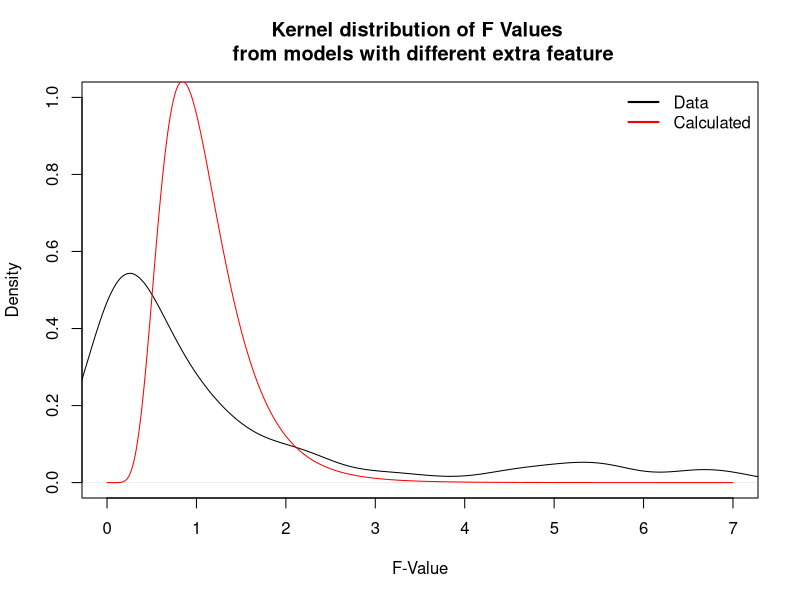

This figure's R source:
#
# F Distribution
#

spseHat <- function(model, test){
  # SPSE.hat1
  return(sum((test$soil.res - predict(model, newdata=test))^2))
}

getFtable <- function(train, test){
  ## Simulation F values
  realModelStr <- "soil.res ~ 1 + lmoi + temp.15 + temp.0 + soiln0 + soilc0"
  realModel <- lm(realModelStr, data = train)
  # next model will have another feature in addition
  excludeVarsRegEx <- "(soil.res|lmoi|temp.15|temp.0|soiln0|soilc0)"
  nextVars <- names(hainich)[
    ! grepl(excludeVarsRegEx,names(hainich))]
  
  #create result data frame
  simulRes <- NULL
  for(x in nextVars){
    #create formula for next Model by adding current variable
    nxtModelStr <- paste(realModelStr, "+", x)
    nxtModel <- lm(nxtModelStr, data = train)
    #evaluate nextModel
    an <- anova(realModel, nxtModel) 
    f <- an$F[2] # F-value
    p <- an$`Pr(>F)`[2] # p-value
    spse <- spseHat(nxtModel, test)
    simulRes <- rbind(simulRes, c(spse,x,f,p)) 
  }
  simulRes <- data.frame(spse=as.double(simulRes[,1]), 
                         addedFeature=simulRes[,2] , F=as.double(simulRes[,3]),
                         p=as.double(simulRes[,4]), stringsAsFactors = T)
  
  return(simulRes)
}

crossValPart <- function(data, fold){
  set.seed(1337)
  index <- rep(1:fold, length.out=dim(hainich)[2])
  index <- sample(index) # mixing
  
  simulRes <- data.frame()
  for (i in 1:fold){
    train <- hainich[index!=i,]
    test <- hainich[index==i,]
    
    res <- getFtable(train,test)
    res$run = rep(i, dim(res)[1])
    simulRes <- rbind(simulRes,res)
  }
  
  return(simulRes)
}

hainich <- read.csv("hainich.csv", sep = ";", dec = ".")
#result by cross validation (random part against rest validation)
fold <- 4
simulRes <- crossValPart(hainich,fold)


## evaluation
for(i in seq(fold)){
  #select run
  r <- simulRes[simulRes$run == 1,]
  #which model with additional feature was the real winner (SPSE)?
  idMinErr <-  which(r$spse == min(r$spse))
  #which model won but was not the best one (F)?
  idMaxF <- which(r$F == max(r$F))
  
  print(paste("In run", i,
              "min SPSE and max F picked same additional feature:", idMaxF == idMinErr ))
}

## plotting
xs <- seq(0,7,by = 0.01)
freal <- density(simulRes$F)
## WARNING: I have no idea how to calc the degree of freedoms!
## maybe an$Res.Df? need df1 and df2
fNominal <- df(xs,24,23)
plot(freal, xlim=c(min(xs),max(xs)), ylim=c(0,1),
     xlab = "F-Value",
     main="Kernel distribution of F Values \n from models with different extra feature")
points(xs, fNominal, col="red", type="lines") #F distribution
legend("topright",c("Data","Calculated"), lwd=2, col=c("black","red"), bty = "n")